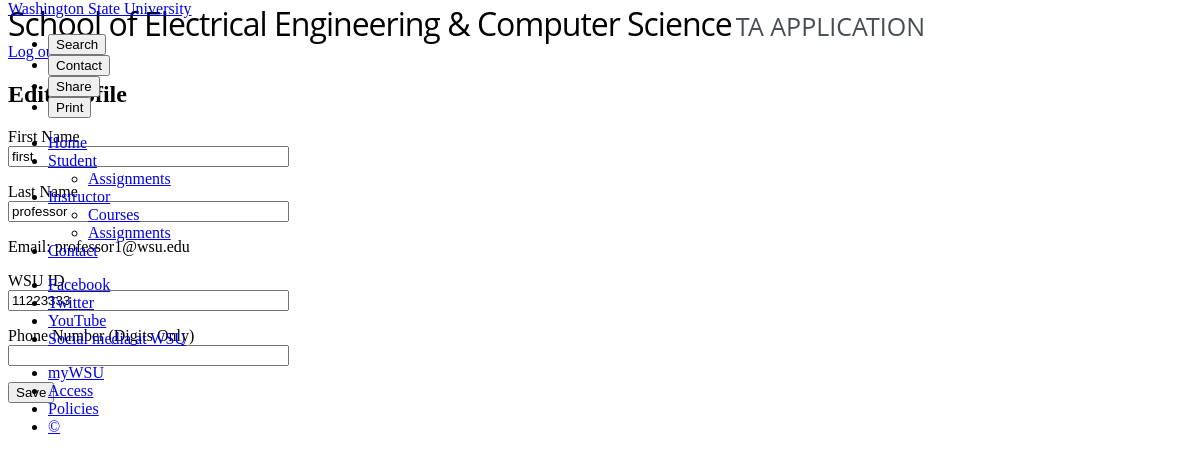
Screenshot of /edit_instructor (signed in) with the database file from the repository.
### app/models.py (models this page shows, shortened)
class User(UserMixin, db.Model):
    id = db.Column(db.Integer, primary_key=True)
    username = db.Column(db.String(64), index=True, unique=True)
    type = db.Column(db.String(64), unique=False)
    password_hash = db.Column(db.String(128))
    firstname = db.Column(db.String(64), unique=False)
    lastname = db.Column(db.String(120), unique=False)
    wsuid = db.Column(db.Integer, unique=False)
    phonenumber = db.Column(db.Integer, unique=False)
    posts = db.relationship('Post', backref='author', lazy='dynamic')
    assigned = db.Column(db.String(140), unique=False)
    course = db.Column(db.String(140), unique=False)

### app/routes.py (the view, shortened to what this page needs)
@app.route('/edit_instructor', methods=['GET', 'POST'])
@login_required
def edit_instructor():
	form = EditForm()
	user=current_user
	if request.method == 'GET':
		form.firstname.data = user.firstname
		form.lastname.data = user.lastname
		form.wsuid.data = user.wsuid
	return render_template("edit_instructor.html", title='Instructor_edit_page', form=form)

### app/forms.py
class EditForm(FlaskForm):
    firstname = StringField('First Name')
    lastname = StringField('Last Name')
    wsuid = StringField('WSU ID')
    phonenumber = StringField('Phone Number (Digits Only)')
    major = StringField('Major')
    gpa = FloatField('GPA')
    grad_date = StringField('Graduation Date')
    experience = StringField('Prior TA Experience')
    submit = SubmitField('Save')

### app/models.py (called while the page is built)
@login.user_loader
def load_user(id):
    return User.query.get(int(id))

### app/templates/edit_instructor.html (shortened to what this page needs)
{% extends "base.html" %}
{% block content %}
<div class="edit_instruction">
    <a href="{{ url_for('logout') }}">Log out</a>
    <h1 class="subheader">Edit Profile</h1>
    <form action="" method="post" novalidate>
        <p>
            {{ form.firstname.label }}<br>
            {{ form.firstname(size=32) }}<br>
        </p>
        <p>
            {{ form.lastname.label }}<br>
            {{ form.lastname(size=32) }}<br>
        </p>
        <div><p>Email: {{ current_user.username }}  </p></div>
        <p>
            {{ form.wsuid.label }}<br>
            {{ form.wsuid(size=32) }}<br>
        </p>
        <p>
            {{ form.phonenumber.label }}<br>
            {{ form.phonenumber(size=32) }}<br>
        </p>
        <div class="edit_button">
        <p> {{ form.submit() }}</p>
        </div>
    </form>
</div>
{% endblock %}

### rows the page displays
User: firstname "first", lastname "professor", username "professor1@wsu.edu", wsuid "11223333"
